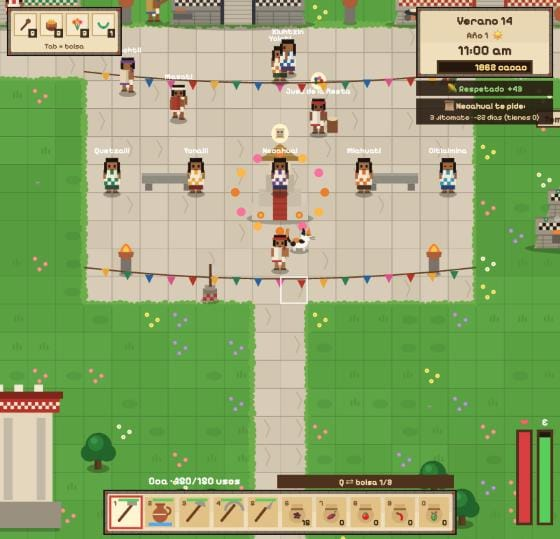
#> input picture project/uploads/WhatsApp Image 2026-10-21 at 09.53.09.jpeg, 560 x 539 px; the run also reads 1 picture not shown here
$ python losetas_acogedor.py '../../../project/uploads/WhatsApp Image 2026-10-21 at 09.53.09.jpeg' '../../../project/uploads/WhatsApp Image 2026-10-21 at 10.05.09.jpeg' out.png '../../../project/uploads/WhatsApp Image 2026-10-21 at 10.05.09.jpeg' '../../../project/uploads/WhatsApp Image 2026-10-21 at 10.05.09.jpeg'
#> lines starting #> are read from the running program, lines starting #| are printed output that depends on the picture
"""Losetas acogedoras para terrain.png (32 px). Reemplaza la fila 0, columnas 0..9, con el MISMO orden:
0 pasto, 1 pasto 2, 2 pasto con flores, 3 pasto con flores 2, 4 tierra arada, 5 arada mojada, 6 camino,
7 piedra (plaza), 8 arena, 9 vereda. Todas se repiten sin cortes y los pastos comparten el mismo tono de fondo
(así no se ve el tablero de ajedrez).
Uso: python3 losetas_acogedor.py <terrain.png original> <salida.png> [<vista.png>]
"""
import random, sys, math
from PIL import Image, ImageDraw, ImageFilter

S = 4          # se dibuja a 128 px y se reduce a 32
N = 32 * S


def envuelto(dibuja):
    """dibuja en un lienzo 3x3 y recorta el centro: todo lo que cruza el borde aparece del otro lado"""
    big = Image.new("RGBA", (N * 3, N * 3), (0, 0, 0, 0))
    d = ImageDraw.Draw(big)
    for dx in (0, N, 2 * N):
        for dy in (0, N, 2 * N):
            dibuja(d, dx, dy)
    return big.crop((N, N, 2 * N, 2 * N))


def manchas(base, cols, semilla, n=14, r=(10, 26), blur=10):
    rnd = random.Random(semilla)
    pts = [(rnd.uniform(0, N), rnd.uniform(0, N), rnd.uniform(*r), rnd.choice(cols)) for _ in range(n)]
    capa = envuelto(lambda d, ox, oy: [d.ellipse((ox + x - rr, oy + y - rr * 0.7, ox + x + rr, oy + y + rr * 0.7), fill=c) for x, y, rr, c in pts])
    capa = capa.filter(ImageFilter.GaussianBlur(blur))
    im = Image.new("RGBA", (N, N), base)
    im.alpha_composite(capa)
    return im


def matas(im, semilla, n, col, alto=(6, 11)):
    rnd = random.Random(semilla)
    pts = [(rnd.uniform(0, N), rnd.uniform(0, N), rnd.uniform(*alto)) for _ in range(n)]
    def f(d, ox, oy):
        for x, y, h in pts:
            for k in (-3, 0, 3):
                d.line((ox + x + k, oy + y, ox + x + k * 1.6, oy + y - h + abs(k)), fill=col, width=3)
    im.alpha_composite(envuelto(f))
    return im


def flores(im, semilla, n, cols):
    rnd = random.Random(semilla)
    pts = [(rnd.uniform(0, N), rnd.uniform(0, N), rnd.choice(cols)) for _ in range(n)]
    def f(d, ox, oy):
        for x, y, c in pts:
            for a in range(5):
                ang = a * math.tau / 5
                d.ellipse((ox + x + math.cos(ang) * 4 - 3, oy + y + math.sin(ang) * 4 - 3, ox + x + math.cos(ang) * 4 + 3, oy + y + math.sin(ang) * 4 + 3), fill=c)
            d.ellipse((ox + x - 2.4, oy + y - 2.4, ox + x + 2.4, oy + y + 2.4), fill=(240, 180, 50, 255))
    im.alpha_composite(envuelto(f))
    return im


PASTO = (132, 192, 92, 255)
CLARO = (139, 198, 97, 255)
OSCURO = (126, 186, 88, 255)
MATA = (98, 156, 70, 255)


def pasto(semilla, con_flores=0):
    im = manchas(PASTO, [CLARO, OSCURO], semilla, 7, (18, 34), 16)
    im = matas(im, semilla + 1, 4, MATA)
    if con_flores:
        im = flores(im, semilla + 2, con_flores, [(250, 246, 236, 255), (236, 122, 142, 255), (250, 210, 90, 255)])
    return im


def arada(mojada=False):
    base = (150, 104, 66, 255) if not mojada else (112, 74, 48, 255)
    im = manchas(base, [(162, 114, 74, 255) if not mojada else (122, 82, 54, 255), (138, 94, 60, 255) if not mojada else (100, 66, 42, 255)], 40, 10, (12, 22), 8)
    d = ImageDraw.Draw(im)
    for k in range(4):  # surcos
        y = 16 + k * 32
        d.rounded_rectangle((6, y - 5, N - 6, y + 9), radius=7, fill=(126, 84, 52, 255) if not mojada else (92, 60, 40, 255))
        d.line((10, y - 4, N - 10, y - 4), fill=(176, 128, 86, 255) if not mojada else (136, 96, 66, 255), width=3)
    return im


def camino(base=(222, 192, 140, 255), semilla=60, piedras=True):
    im = manchas(base, [(230, 202, 152, 255), (208, 176, 126, 255)], semilla, 12, (10, 24), 9)
    if piedras:
        rnd = random.Random(semilla + 1)
        pts = [(rnd.uniform(0, N), rnd.uniform(0, N), rnd.uniform(3, 6)) for _ in range(9)]
        def f(d, ox, oy):
            for x, y, r in pts:
                d.ellipse((ox + x - r, oy + y - r * 0.7, ox + x + r, oy + y + r * 0.7), fill=(186, 158, 116, 255))
                d.ellipse((ox + x - r * 0.5, oy + y - r * 0.5, ox + x + r * 0.2, oy + y), fill=(240, 222, 186, 255))
        im.alpha_composite(envuelto(f))
    return im


def lajas():
    """piso de plaza: lajas cálidas de tamaños distintos, junta suave"""
    im = Image.new("RGBA", (N, N), (196, 172, 140, 255))
    d = ImageDraw.Draw(im)
    rnd = random.Random(70)
    filas = [(0, 44), (44, 40), (84, 44)]
    for i, (y0, h) in enumerate(filas):
        x = -20 if i % 2 else 0
        while x < N:
            w = rnd.choice([40, 48, 56])
            c = rnd.choice([(232, 214, 184), (226, 206, 174), (238, 222, 194), (222, 200, 168)])
            for ox in (0, N, -N):  # que cruce el borde
                d.rounded_rectangle((x + ox + 3, y0 + 3, x + ox + w - 3, y0 + h - 3), radius=7, fill=c + (255,))
                d.line((x + ox + 8, y0 + 7, x + ox + w - 12, y0 + 7), fill=(250, 240, 222, 255), width=3)
            x += w
    return im


def arena():
    im = manchas((236, 212, 160, 255), [(244, 224, 176, 255), (226, 198, 146, 255)], 80, 12, (10, 24), 9)
    d = ImageDraw.Draw(im)
    for k in range(3):
        y = 24 + k * 40
        d.arc((10, y, 118, y + 26), 200, 340, fill=(212, 184, 134, 255), width=3)
    return im


def vereda():
    im = pasto(90)
    v = camino((214, 182, 132, 255), 91, piedras=False)
    m = Image.new("L", (N, N), 0)
    ImageDraw.Draw(m).rounded_rectangle((20, -10, N - 20, N + 10), radius=30, fill=255)
    m = m.filter(ImageFilter.GaussianBlur(6))
    im.paste(v, (0, 0), m)
    return im


def generar(orig, salida):
    atlas = Image.open(orig).convert("RGBA")
    piezas = [pasto(1), pasto(2), pasto(3, 6), pasto(4, 9), arada(), arada(True), camino(), lajas(), arena(), vereda()]
    for i, p in enumerate(piezas):
        atlas.paste(p.resize((32, 32), Image.LANCZOS), (i * 32, 0))
    atlas.save(salida)
    return piezas


# ---------------------------------------------------------- regiones y agua
def cueva():
    im = manchas((110, 92, 84, 255), [(122, 104, 94, 255), (98, 82, 76, 255)], 101, 9, (14, 28), 10)
    rnd = random.Random(102)
    pts = [(rnd.uniform(0, N), rnd.uniform(0, N), rnd.uniform(4, 8)) for _ in range(6)]
    im.alpha_composite(envuelto(lambda d, ox, oy: [d.ellipse((ox + x - r, oy + y - r * 0.6, ox + x + r, oy + y + r * 0.6), fill=(86, 72, 66, 255)) for x, y, r in pts]))
    return im


def muro_cueva():
    im = Image.new("RGBA", (N, N), (92, 76, 70, 255))
    d = ImageDraw.Draw(im)
    rnd = random.Random(110)
    for fila, y0 in enumerate((0, 42, 84)):
        x = -24 if fila % 2 else 0
        while x < N:
            w = rnd.choice([44, 52, 60])
            for ox in (0, N, -N):
                d.rounded_rectangle((x + ox + 3, y0 + 3, x + ox + w - 3, y0 + 41), radius=12, fill=rnd.choice([(132, 112, 102, 255), (122, 104, 96, 255), (140, 120, 108, 255)]))
                d.line((x + ox + 10, y0 + 8, x + ox + w - 14, y0 + 8), fill=(166, 146, 134, 255), width=3)
            x += w
    return im


def nieve():
    im = manchas((240, 244, 252, 255), [(250, 252, 255, 255), (222, 230, 244, 255)], 120, 9, (14, 30), 12)
    rnd = random.Random(121)
    pts = [(rnd.uniform(0, N), rnd.uniform(0, N)) for _ in range(7)]
    im.alpha_composite(envuelto(lambda d, ox, oy: [d.ellipse((ox + x - 2, oy + y - 2, ox + x + 2, oy + y + 2), fill=(255, 255, 255, 255)) for x, y in pts]))
    return im


def selva():
    im = manchas((72, 140, 72, 255), [(84, 154, 80, 255), (62, 124, 64, 255)], 130, 8, (16, 30), 14)
    rnd = random.Random(131)
    hojas = [(rnd.uniform(0, N), rnd.uniform(0, N), rnd.uniform(0, 6.28)) for _ in range(7)]
    def f(d, ox, oy):
        for x, y, a in hojas:
            pts = [(ox + x + math.cos(a + k) * r, oy + y + math.sin(a + k) * r * 0.6) for k, r in ((0, 12), (1.4, 4), (3.14, 2), (4.8, 4))]
            d.polygon(pts, fill=(52, 112, 56, 255))
    im.alpha_composite(envuelto(f))
    return im


def hielo():
    im = manchas((196, 226, 244, 255), [(214, 238, 250, 255), (176, 210, 236, 255)], 140, 8, (16, 30), 12)
    d = ImageDraw.Draw(im)
    for (a, b) in (((20, 30), (60, 50)), ((70, 90), (110, 76)), ((30, 100), (50, 120))):
        d.line((a, b), fill=(240, 250, 255, 255), width=3)
    return im


def lava():
    im = manchas((206, 74, 34, 255), [(240, 140, 50, 255), (170, 50, 28, 255)], 150, 9, (12, 26), 9)
    rnd = random.Random(151)
    pts = [(rnd.uniform(0, N), rnd.uniform(0, N), rnd.uniform(5, 10)) for _ in range(6)]
    im.alpha_composite(envuelto(lambda d, ox, oy: [d.ellipse((ox + x - r, oy + y - r * 0.6, ox + x + r, oy + y + r * 0.6), fill=(255, 210, 90, 255)) for x, y, r in pts]))
    return im


AGUA = (92, 160, 210, 255)


def agua(fase):
    """4 cuadros: las olitas se corren a la derecha y vuelven al inicio sin brinco"""
    im = manchas(AGUA, [(108, 176, 222, 255), (80, 146, 198, 255)], 160, 8, (18, 32), 14)
    rnd = random.Random(161)
    olas = [(rnd.uniform(0, N), rnd.uniform(0, N)) for _ in range(5)]
    dx = fase * N / 4
    def f(d, ox, oy):
        for x, y in olas:
            X = (x + dx) % N
            d.arc((ox + X - 10, oy + y - 4, ox + X + 10, oy + y + 6), 200, 340, fill=(226, 244, 252, 255), width=4)
    im.alpha_composite(envuelto(f))
    return im


def chinampa():
    im = arada(False)
    d = ImageDraw.Draw(im)
    d.rectangle((0, 0, N, 10), fill=AGUA); d.rectangle((0, N - 10, N, N), fill=AGUA)
    for x in range(8, N, 24):  # estacas de ahuejote en la orilla
        d.rounded_rectangle((x, 6, x + 6, 20), radius=2, fill=(120, 84, 50, 255))
    return im


def muelle():
    im = Image.new("RGBA", (N, N), AGUA)
    d = ImageDraw.Draw(im)
    for k in range(4):
        x = k * 32
        d.rounded_rectangle((x + 2, 0, x + 30, N), radius=4, fill=(176, 126, 80, 255))
        d.line((x + 8, 0, x + 8, N), fill=(150, 104, 64, 255), width=2)
        for y in (16, 112):
            d.ellipse((x + 14, y - 3, x + 20, y + 3), fill=(90, 62, 40, 255))
    return im


def generar_todo(orig, salida, orillas_png=None, orillas_json=None):
    atlas = Image.open(orig).convert("RGBA")
    fila0 = [pasto(1), pasto(2), pasto(3, 6), pasto(4, 9), arada(), arada(True), camino(), lajas(), arena(), vereda(),
             cueva(), muro_cueva(), nieve(), selva(), hielo(), lava()]
#> in envuelto, `big = Image.new("RGBA", (N * 3, N * 3), (0, 0, 0, 0))`: big: PIL image 384x384 RGBA; every value is 0
#> in arada, `base = (150, 104, 66, 255) if not mojada else (112, 74, 48, 255)`: base = (150, 104, 66, 255)
#> in manchas (call 5), `im.alpha_composite(capa)`:
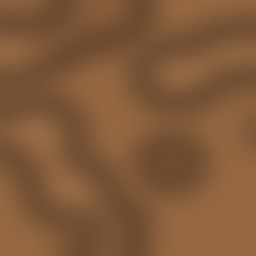
#> im: PIL image 128x128 RGBA (shown 2 times larger); mean R, G, B, A 128.9, 89.5, 57, 255
#> in manchas (call 6), `im.alpha_composite(capa)`:
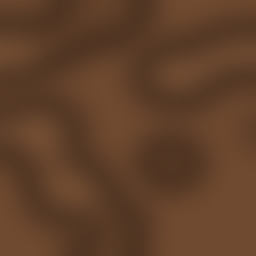
#> im: PIL image 128x128 RGBA (shown 2 times larger); mean R, G, B, A 96.1, 63.7, 41.4, 255
#> in manchas (call 7), `pts = [(rnd.uniform(0, N), rnd.uniform(0, N), rnd.uniform(*r), rnd.cho..`: pts = 12 items
#> in manchas (call 7), `capa = capa.filter(ImageFilter.GaussianBlur(blur))`:
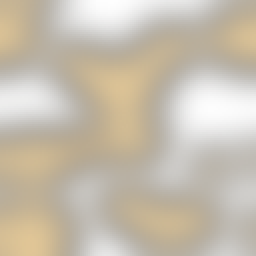
#> capa: PIL image 128x128 RGBA (shown 2 times larger); mean R, G, B, A 115.3, 101.2, 76, 128.2; transparent parts drawn white
#> in envuelto (call 15), `return big.crop((N, N, 2 * N, 2 * N))`:
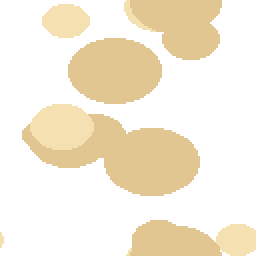
#> returned value: PIL image 128x128 RGBA (shown 2 times larger); mean R, G, B, A 82.8, 73.3, 54.8, 91.8; transparent parts drawn white
#> in manchas (call 8), `capa = capa.filter(ImageFilter.GaussianBlur(blur))`:
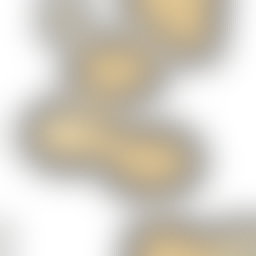
#> capa: PIL image 128x128 RGBA (shown 2 times larger); mean R, G, B, A 82.3, 72.8, 54.5, 91.4; transparent parts drawn white
#> in manchas (call 8), `im.alpha_composite(capa)`:
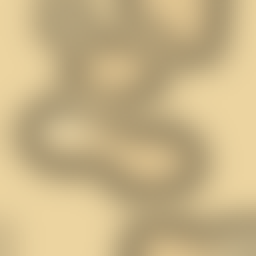
#> im: PIL image 128x128 RGBA (shown 2 times larger); mean R, G, B, A 200.8, 179.7, 135.3, 255
#> in envuelto (call 16), `return big.crop((N, N, 2 * N, 2 * N))`:
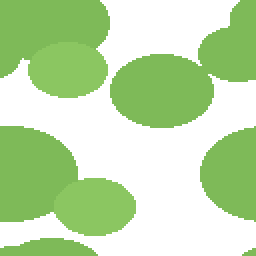
#> returned value: PIL image 128x128 RGBA (shown 2 times larger); mean R, G, B, A 65.7, 96.3, 45.9, 130.1; transparent parts drawn white
    for i, p in enumerate(fila0):
        atlas.paste(p.resize((32, 32), Image.LANCZOS), (i * 32, 0))
#> this loop made 16 passes
    atlas.paste(agua(0).resize((32, 32), Image.LANCZOS), (0, 32))
    atlas.paste(chinampa().resize((32, 32), Image.LANCZOS), (2 * 32, 4 * 32))
    atlas.paste(muelle().resize((32, 32), Image.LANCZOS), (3 * 32, 4 * 32))
    for f in range(4):  # cuadros del agua animada en la fila 6
        atlas.paste(agua(f).resize((32, 32), Image.LANCZOS), (f * 32, 6 * 32))
    if orillas_png:  # orillas sencillas de 8 lados (fila 1, columnas 1..8) tomadas del juego de 47
        import json
        o = Image.open(orillas_png).convert("RGBA")
#> (the run stopped early here; a loop or call above may not have finished)
